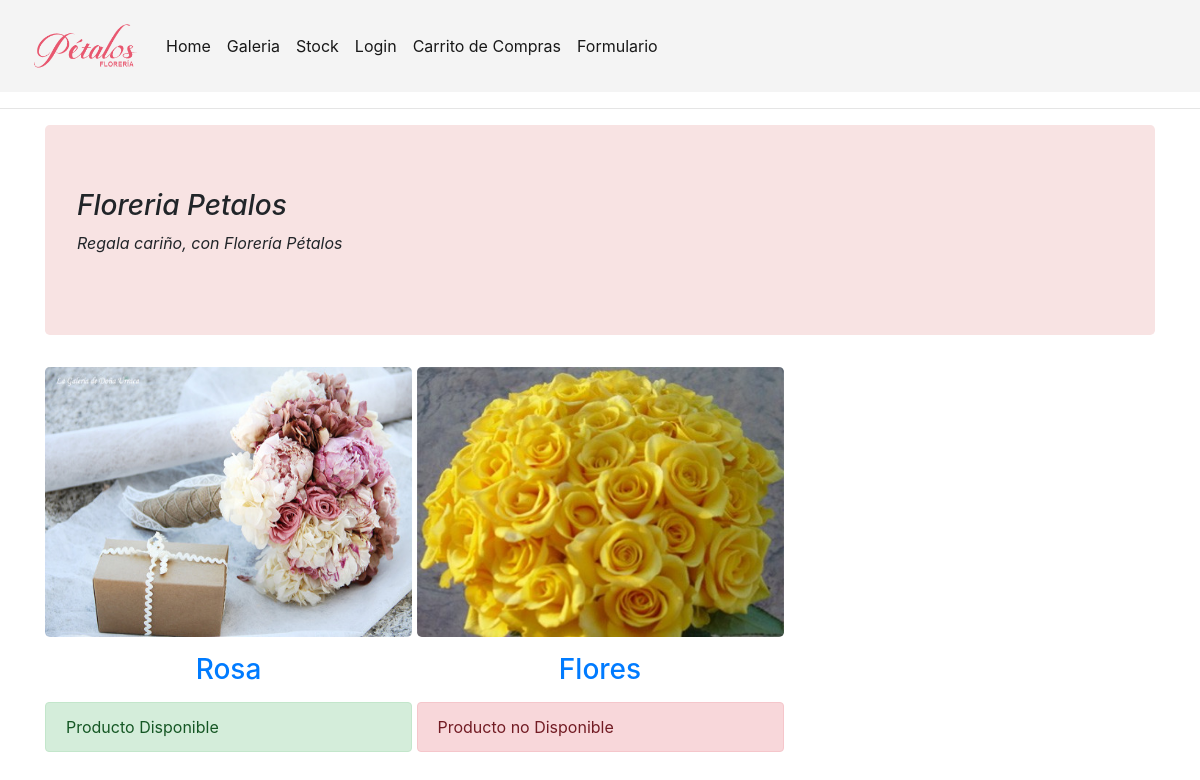
/galeria/, run on an earlier commit of the app's database.
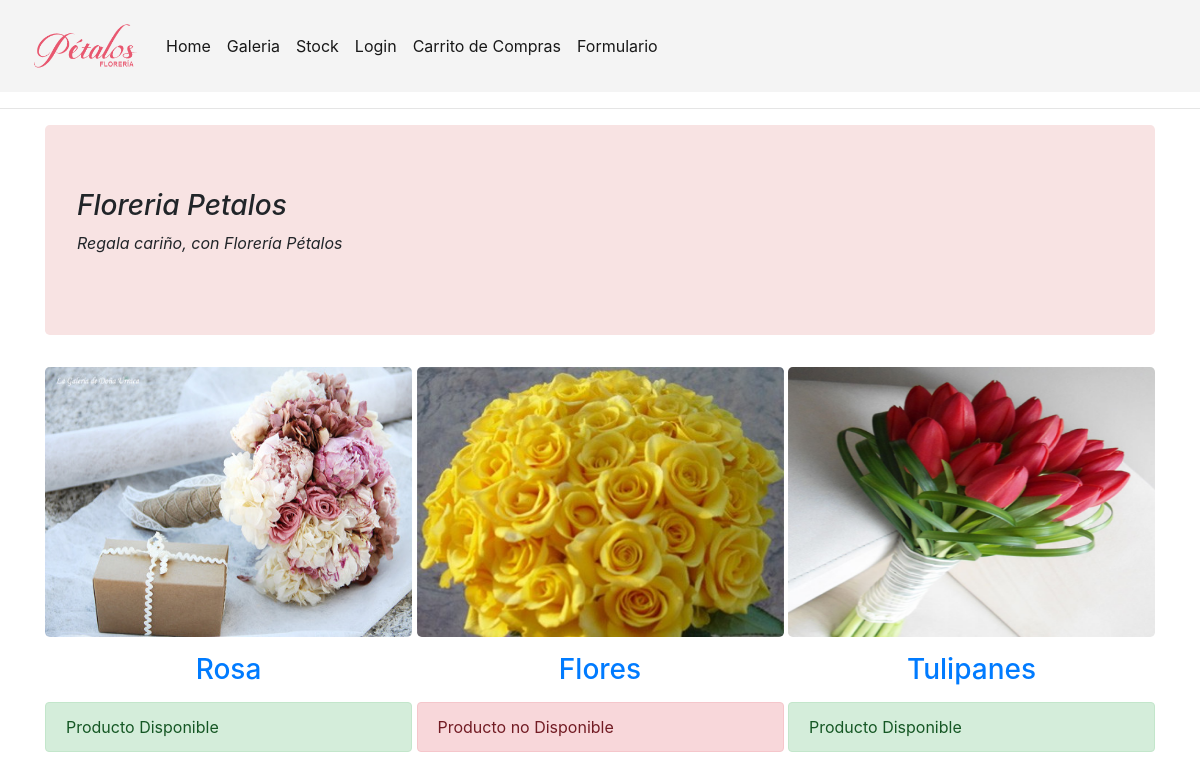
And on a later commit of the database.
### floreria/models.py (models this page shows, shortened)
class Flores(models.Model):
    name=models.CharField(max_length=100,primary_key=True)
    valor=models.IntegerField()
    descripcion=models.TextField()
    estado=models.CharField(max_length=1)
    stock=models.IntegerField()
    imagen=models.ImageField(upload_to="media",null=False)

### floreria/views.py (the view)
# urls.py: path('galeria/',galeria,name='galeria'),
def galeria(request):
    flores=Flores.objects.all()
    return render(request,'core/galeria.html',{'listaFlores':flores})

### floreria/templates/core/galeria.html (shortened to what this page needs)
{% extends "core/base.html" %}
{% load static %}
{% block contenido %}
<div class="container">
    <div class="jumbotron" style="background-color: rgb(248, 227, 227);">
        <h3><em>Floreria Petalos</em></h3>
        <p><em>Regala cariño, con Florería Pétalos</em></p>
    </div>
</div>
<div class="container">
    <div class="row">
        <div class="col-md-12">
            <div class="mdb-lightbox no-margin">
                {% for f in listaFlores %}
                <a class="black-text" href="#">
                    <figure class="figure">
                        <img alt="Responsive image" src="{{ f.imagen.url }}" width="367" height="270" class="rounded-lg"
                            data-toggle="modal" data-target="#{{ f.name }}" data-id="{{ f.name }}" />
                        <h3 class="text-center my-3">{{f.name}}</h3>
                </a>
                {% if f.estado == "D" %}
                <div class="alert alert-success" role="alert">
                    Producto Disponible
                </div>
                {% endif %}
                {% if f.estado == "N" %}
                <div class="alert alert-danger" role="alert">
                    Producto no Disponible
                </div>
                {% endif %}
                {% endfor %}
            </div>
        </div>
    </div>
</div>
{% endblock contenido %}

What changed in the data, as far as the page shows it:
added Flores: imagen (picture), name "Tulipanes", estado "Producto Disponible"
